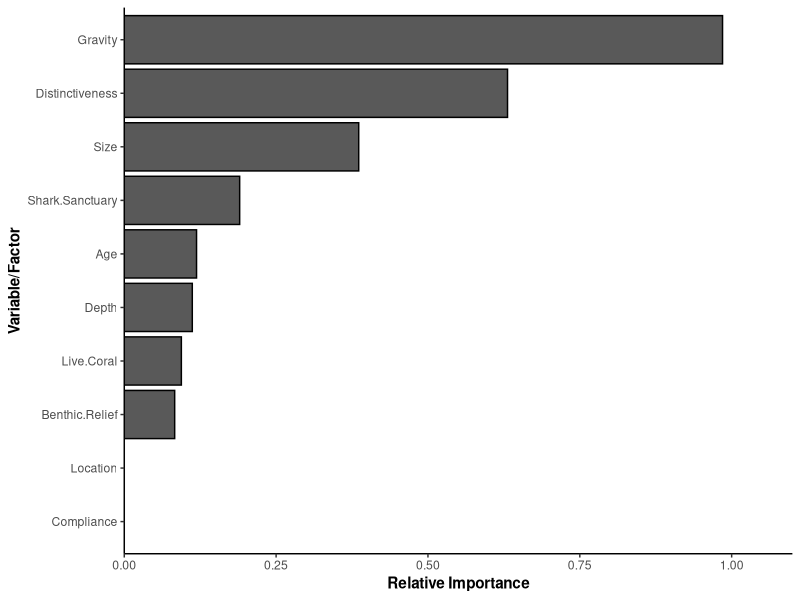

Generate this figure with R:
#Make variable importance plot from importance scores derived from FSS analysis

setwd("C:/Users/JordanGoetze/OneDrive - Department of Biodiversity, Conservation and Attractions/Research/Manuscripts/Manuscript_GlobalFinPrint Marine Reserves/Submission/Data")
dir()
library(ggplot2)
library(reshape2)

Data <- read.csv("variable_importance_fpa.csv")

Melt=melt(Data)

#Select reef-ass sharks only
Melt<-subset(Melt, Group %in% c("Reef Associated"))

pos <- position_dodge(width = 0.9)

plot <- ggplot(Melt, aes(x = reorder(variable,value), y = value))+
  stat_summary(geom = 'bar', colour="black", position = pos)+
  theme_bw()+
  theme(strip.text.y = element_text(size = 12,angle = 270),
        strip.background = element_blank(),
        axis.title=element_text(face="bold"), 
        plot.title=element_text(face="bold"),
        strip.text.x=element_text(size = 14,face="bold"),
        panel.grid.major = element_blank(),
        panel.grid.minor = element_blank(),
        panel.border = element_blank(),
        #panel.border = element_rect(colour = "black")
        legend.key = element_blank(),
        axis.line = element_line(colour = 'black'))+
  ylab("Relative Importance")+
  xlab("Variable/Factor")+
  scale_y_continuous(expand = c(0, 0),limits = c(0,1.1))+
  coord_flip()

plot

#Shark pictures and directional plots for important variable (see other script)
#Are added together in powerpoint